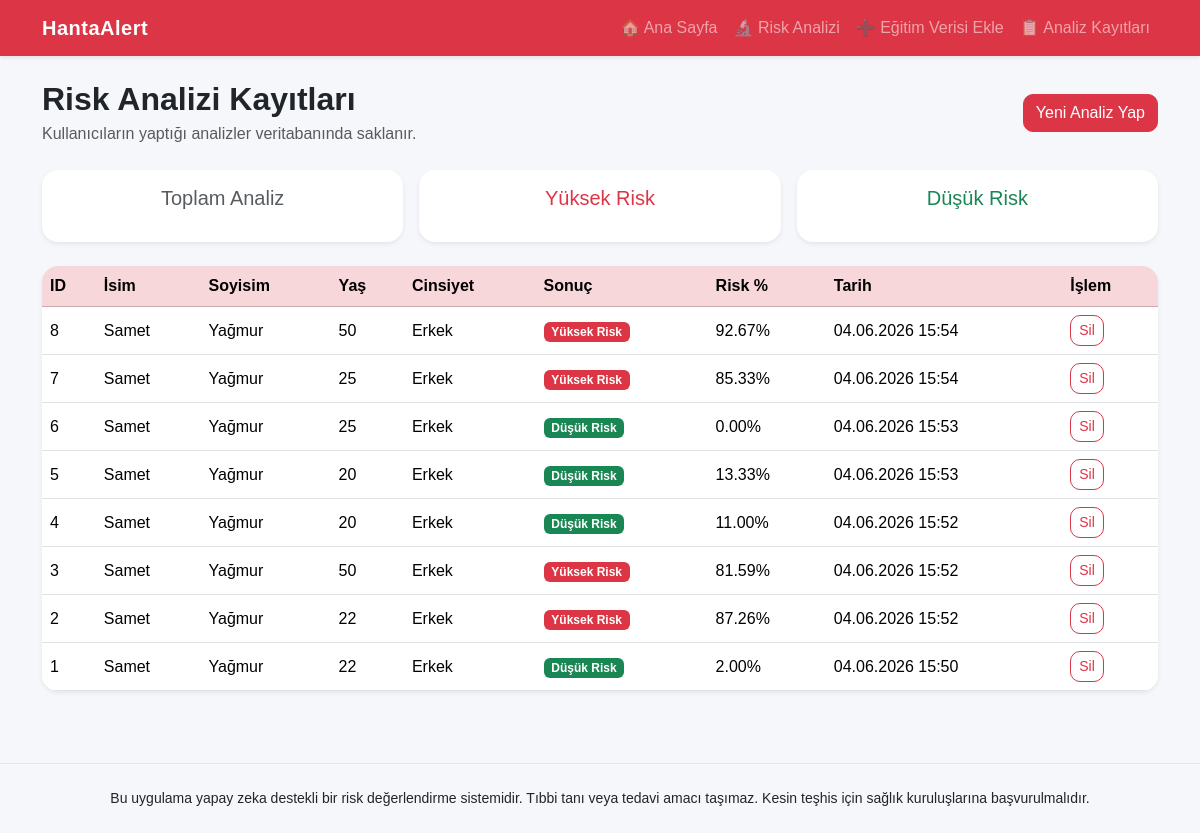
The page /kayitlar on the database its author committed.
### app.py (models this page shows)
class Analysis(db.Model):
    __tablename__ = "analyses"
    id = db.Column(db.Integer, primary_key=True)
    name = db.Column(db.String(80), nullable=False)
    surname = db.Column(db.String(80), nullable=False)
    age = db.Column(db.Integer, nullable=False)
    gender = db.Column(db.String(30), nullable=False)
    fever = db.Column(db.Integer, nullable=False)
    cough = db.Column(db.Integer, nullable=False)
    headache = db.Column(db.Integer, nullable=False)
    muscle_pain = db.Column(db.Integer, nullable=False)
    shortness_breath = db.Column(db.Integer, nullable=False)
    fatigue = db.Column(db.Integer, nullable=False)
    nausea = db.Column(db.Integer, nullable=False)
    vomiting = db.Column(db.Integer, nullable=False)
    abdominal_pain = db.Column(db.Integer, nullable=False)
    diarrhea = db.Column(db.Integer, nullable=False)
    rodent_contact = db.Column(db.Integer, nullable=False)
    rodent_droppings = db.Column(db.Integer, nullable=False)
    storage_cleaning = db.Column(db.Integer, nullable=False)
    rural_visit = db.Column(db.Integer, nullable=False)
    camping_history = db.Column(db.Integer, nullable=False)
    prediction = db.Column(db.String(30), nullable=False)
    probability = db.Column(db.Float, nullable=False)
    analysis_date = db.Column(db.DateTime, default=datetime.now)

### app.py (the view)
@app.route("/kayitlar")
def kayitlar():
    return render_template("kayitlar.html",
        kayitlar=Analysis.query.order_by(Analysis.analysis_date.desc()).all()
    )

### templates/kayitlar.html (shortened to what this page needs)
{% extends "base.html" %}
{% block content %}
<div class="d-flex justify-content-between align-items-center mb-4">
    <div>
        <h2 class="fw-bold mb-1">Risk Analizi Kayıtları</h2>
        <p class="text-muted mb-0">
            Kullanıcıların yaptığı analizler veritabanında saklanır.
        </p>
    </div>
    <a href="{{ url_for('risk_analizi') }}" class="btn btn-danger">
        Yeni Analiz Yap
    </a>
</div>
<div class="row mb-4 g-3">
    <div class="col-md-4">
        <div class="card shadow-sm border-0 rounded-4 p-3 text-center">
            <h5 class="text-muted">Toplam Analiz</h5>
        </div>
    </div>
    <div class="col-md-4">
        <div class="card shadow-sm border-0 rounded-4 p-3 text-center">
            <h5 class="text-danger">Yüksek Risk</h5>
        </div>
    </div>
    <div class="col-md-4">
        <div class="card shadow-sm border-0 rounded-4 p-3 text-center">
            <h5 class="text-success">Düşük Risk</h5>
        </div>
    </div>
</div>
<div class="card shadow-sm border-0 rounded-4">
    <div class="card-body p-0">
        <div class="table-responsive">
            <table class="table table-hover align-middle mb-0">
                <thead class="table-danger">
                    <tr>
                        <th>ID</th>
                        <th>İsim</th>
                        <th>Soyisim</th>
                        <th>Yaş</th>
                        <th>Cinsiyet</th>
                        <th>Sonuç</th>
                        <th>Risk %</th>
                        <th>Tarih</th>
                        <th>İşlem</th>
                    </tr>
                </thead>
                <tbody>
                    {% for kayit in kayitlar %}
                    <tr>
                        <td>{{ kayit.id }}</td>
                        <td>{{ kayit.name }}</td>
                        <td>{{ kayit.surname }}</td>
                        <td>{{ kayit.age }}</td>
                        <td>{{ kayit.gender }}</td>
                        <td>
                            {% if kayit.prediction == "Yüksek Risk" %}
                                <span class="badge bg-danger">Yüksek Risk</span>
                            {% else %}
                                <span class="badge bg-success">Düşük Risk</span>
                            {% endif %}
                        </td>
                        <td>
                            {{ "%.2f"|format(kayit.probability) }}%
                        </td>
                        <td>
                            {% if kayit.analysis_date %}
                                {{ kayit.analysis_date.strftime("%d.%m.%Y %H:%M") }}
                            {% else %}
                                -
                            {% endif %}
                        </td>
                        <td>
                            <form method="POST" action="{{ url_for('kayit_sil', kayit_id=kayit.id) }}">
                                <button
                                    type="submit"
                                    class="btn btn-sm btn-outline-danger"
                                    onclick="return confirm('Bu kaydı silmek istiyor musunuz?')"
                                >
                                    Sil
                                </button>
                            </form>
                        </td>
                    </tr>
                    {% else %}
                    <tr>
                        <td colspan="9" class="text-center text-muted py-4">
                            Henüz kayıt bulunmuyor.
                        </td>
                    </tr>
                    {% endfor %}
                </tbody>
            </table>
        </div>
    </div>
</div>
{% endblock %}

### templates/base.html (shortened to what this page needs)
<!doctype html>
<html lang="tr">
<head>
    <link href="https://cdn.jsdelivr.net/npm/bootstrap@5.3.3/dist/css/bootstrap.min.css" rel="stylesheet">
    <link rel="stylesheet" href="{{ url_for('static', filename='style.css') }}">
</head>
<body>
<nav class="navbar navbar-expand-lg navbar-dark bg-danger shadow-sm">
    <div class="container">
        <a class="navbar-brand fw-bold" href="{{ url_for('ana_sayfa') }}">
            HantaAlert
        </a>
        <div class="collapse navbar-collapse" id="navbarMenu">
            <ul class="navbar-nav ms-auto">
                <li class="nav-item">
                    <a class="nav-link" href="{{ url_for('ana_sayfa') }}">🏠 Ana Sayfa</a>
                </li>
                <li class="nav-item">
                    <a class="nav-link" href="{{ url_for('risk_analizi') }}">🔬 Risk Analizi</a>
                </li>
                <li class="nav-item">
                    <a class="nav-link" href="{{ url_for('egitim_verisi_ekle_sayfasi') }}">➕ Eğitim Verisi Ekle</a>
                </li>
                <li class="nav-item">
                    <a class="nav-link" href="{{ url_for('kayitlar') }}">📋 Analiz Kayıtları</a>
                </li>
            </ul>
        </div>
    </div>
</nav>
<main class="container py-4">
    {% block content %}{% endblock %}
</main>
<footer class="footer-warning text-center small mt-5 py-4">
    <div class="container">
        Bu uygulama yapay zeka destekli bir risk değerlendirme sistemidir.
        Tıbbi tanı veya tedavi amacı taşımaz.
        Kesin teşhis için sağlık kuruluşlarına başvurulmalıdır.
    </div>
</footer>
</body>
</html>

### static/style.css (style rules this page uses)
body { background: #f5f7fb; font-family: Arial, Helvetica, sans-serif; }
.navbar-brand { letter-spacing: 0.5px; }
.card { overflow: hidden; }
.btn { border-radius: 10px; }
footer { border-top: 1px solid #e5e7eb; }

### rows shown on the page
Analysis: id "8", name "Samet", surname "Yağmur", age "50", gender "Erkek", prediction "Yüksek Risk", probability "92.67", analysis_date "04.06.2026 15:54"
Analysis: id "7", name "Samet", surname "Yağmur", age "25", gender "Erkek", prediction "Yüksek Risk", probability "85.33", analysis_date "04.06.2026 15:54"
Analysis: id "6", name "Samet", surname "Yağmur", age "25", gender "Erkek", prediction "Düşük Risk", probability "0.00", analysis_date "04.06.2026 15:53"
Analysis: id "5", name "Samet", surname "Yağmur", age "20", gender "Erkek", prediction "Düşük Risk", probability "13.33", analysis_date "04.06.2026 15:53"
Analysis: id "4", name "Samet", surname "Yağmur", age "20", gender "Erkek", prediction "Düşük Risk", probability "11.00", analysis_date "04.06.2026 15:52"
Analysis: id "3", name "Samet", surname "Yağmur", age "50", gender "Erkek", prediction "Yüksek Risk", probability "81.59", analysis_date "04.06.2026 15:52"
Analysis: id "2", name "Samet", surname "Yağmur", age "22", gender "Erkek", prediction "Yüksek Risk", probability "87.26", analysis_date "04.06.2026 15:52"
Analysis: id "1", name "Samet", surname "Yağmur", age "22", gender "Erkek", prediction "Düşük Risk", probability "2.00", analysis_date "04.06.2026 15:50"
